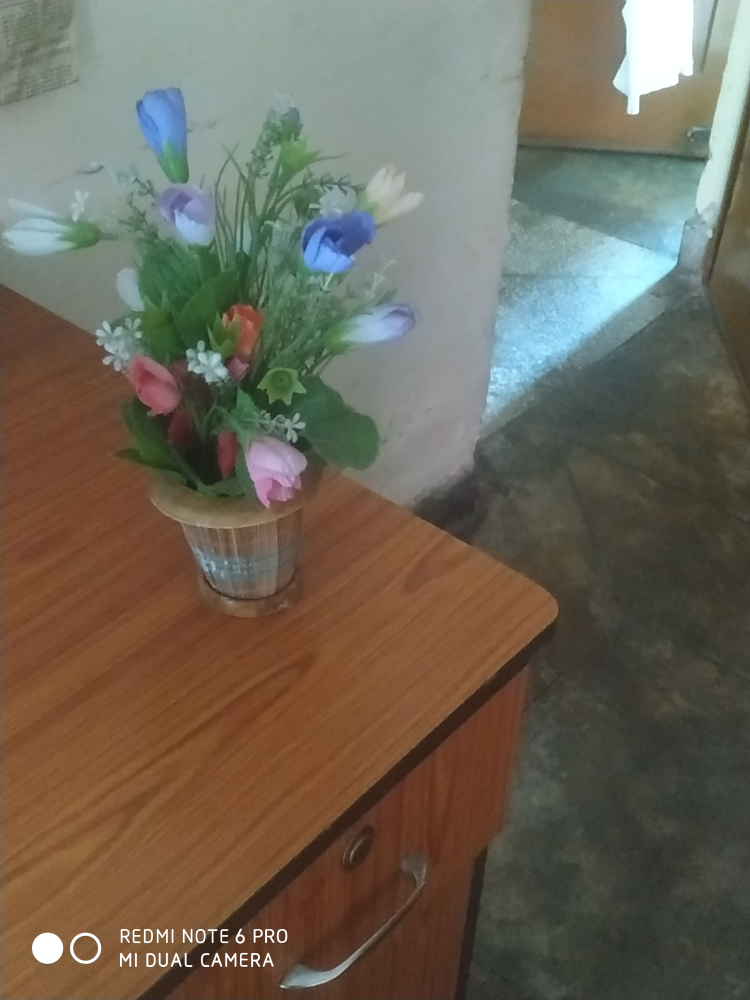
#> input picture Data/FlowerBlur.jpg, 3000 x 4000 px (shown at 1/4 size)
$ jupyter execute Channel_Analyze_image.ipynb
#> lines starting #> are read from the running program, lines starting #| are printed output that depends on the picture
[cell 1]
import sys
import cv2
import matplotlib.pyplot as plt
import numpy as np
plt.rcParams.update({'font.size': 22})

imBGR = cv2.imread('../Data/FlowerBlur.jpg')
#> imBGR is the input picture: shape (4000, 3000, 3); mean B, G, R 87.8, 102, 109.5
img = cv2.cvtColor(imBGR, cv2.COLOR_BGR2RGB)

print(f'The image dimensions are {img.shape}\n & \nThe image pixel dtpe is {img.dtype}')
#| The image dimensions are (4000, 3000, 3)
#|  &
#| The image pixel dtpe is uint8

[cell 2]
'Show image'
plt.figure(figsize=(8,8))
plt.imshow(img)

[cell 3]
'''Check each channel matrix values for a particular region '''
'''For Blue region'''
crop_img=img[880:1000,1300:1400,:]
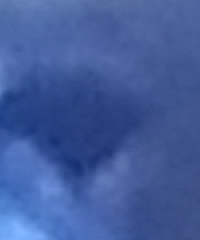
#> crop_img: shape (120, 100, 3) (shown 2 times larger); mean R, G, B 66.2, 92.7, 155.8
plt.imshow(crop_img)
print(f'Here the R channel value is {crop_img[75,40,0]}')
#| Here the R channel value is 39
print(f'Here the G channel value is {crop_img[75,40,1]}')
#| Here the G channel value is 63
print(f'Here the B channel value is {crop_img[75,40,2]}')
#| Here the B channel value is 127
print('Here Blue channel value dominates')

[cell 4]
'''Check each channel matrix values for a particular region '''
'''For Red region'''
crop_img=img[1450:1600,540:700,:]
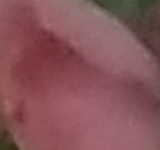
#> crop_img: shape (150, 160, 3); mean R, G, B 134.8, 84.8, 88.7
plt.imshow(crop_img)
print(f'Here the R channel value is {crop_img[50,50,0]}')
#| Here the R channel value is 115
print(f'Here the G channel value is {crop_img[50,50,1]}')
#| Here the G channel value is 48
print(f'Here the B channel value is {crop_img[50,50,2]}')
#| Here the B channel value is 55
print('Here Red channel value dominates')

[cell 5]
'''Check each channel matrix values for a particular region '''
'''For Green region'''
crop_img=img[1200:1400,540:700,:]
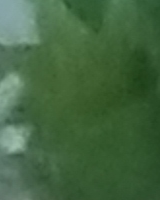
#> crop_img: shape (200, 160, 3); mean R, G, B 66.8, 101.2, 64.5
plt.imshow(crop_img)
print(f'Here the R channel value is {crop_img[50,50,0]}')
#| Here the R channel value is 70
print(f'Here the G channel value is {crop_img[50,50,1]}')
#| Here the G channel value is 106
print(f'Here the B channel value is {crop_img[50,50,2]}')
#| Here the B channel value is 62
print('Here Green channel value dominates')
